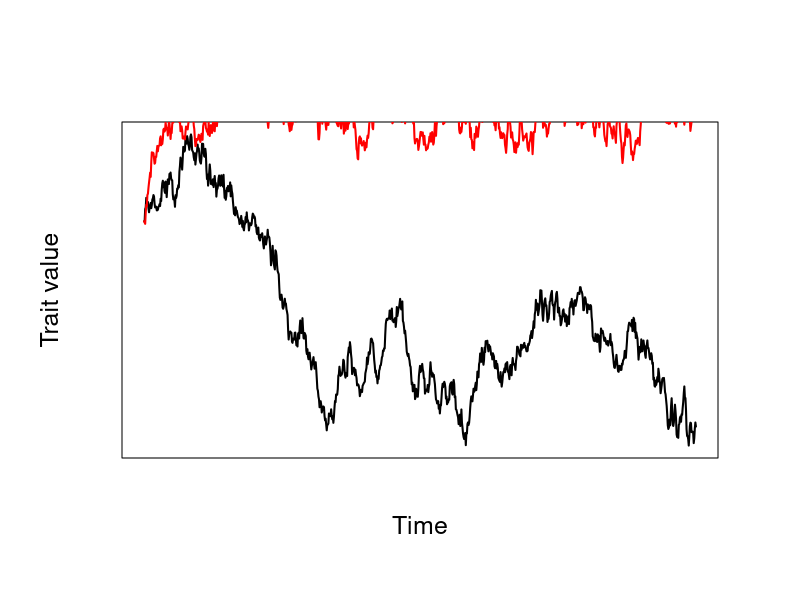
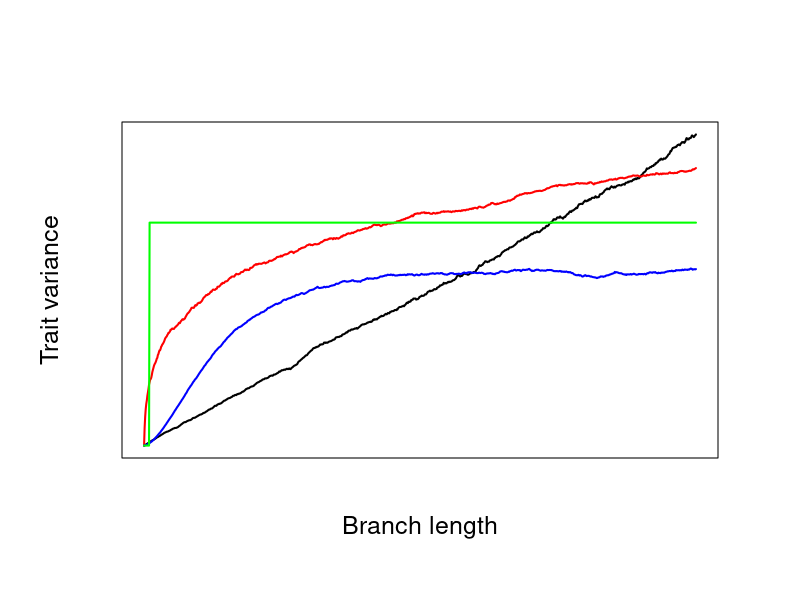

Recreate these plots in R, in order.
# Script for plots of values and variance under BM-like models
# For PhD literature review
# Magnus
# 8.11.13

####################################################
####	Model function definitions
####################################################

dt	<- 0.1
t      	<- seq(0, 100, by=dt)

BM 	<- function(sigma)
{
	X<- t
	dx	<- 0
	for (i in 2:length(t))
	{
        	dx      <- sigma * rnorm(1, mean = 0, sd = dt)
        	X[i] <- X[i-1] + dx 
	}
	return(X)
}

kappa 	<- function(sigma, kappa)
{
	X<- t
	dx	<- 0
	for (i in 2:length(t))
	{
        	dx      <- kappa *
				t[i]^(kappa-1) *
				sigma * 
				rnorm(1, mean = 0, sd = dt)
        	X[i] 	<- X[i-1] + dx 
	}
	return(X)
}

ACDC 	<- function(sigma, g)
{
	X<- t
	dx	<- 0
	for (i in 2:length(t))
	{
        	dx      <- ( g ^ -t[i] ) *
				sigma * 
				rnorm(1, mean = 0, sd = dt)
        	X[i] 	<- X[i-1] + dx 
	}
	return(X)
}


OU 	<- function(sigma, alpha, psi)
{
	X<- t
	dx	<- 0
	for (i in 2:length(t))
	{
        	dx      <-  -alpha * (X[i-1] - psi) * dt +
				sigma * rnorm(1, mean = 0, sd = dt)
        	X[i] 	<- X[i-1] + dx 
	}
	return(X)
}


####################################################
####	Plotting simulations
####################################################

png("sim.png", width=800, height=480)
	par(cex.lab=1.5, oma=c(2,2,2,2))
	plot(BM(3), type="l", lwd=2,
		xlab="Time",
		ylab="Trait value", 
		xaxt='n', yaxt='n')
	#lines(kappa(3, 0.9), col="red")
	#lines(ACDC(3, 1.05), col="blue")
	lines(OU(3, 0.6, 5), lwd=2, col="red")
dev.off()


####################################################
####	Plotting variances
####################################################

# BM
BM1	<- BM(5)
BMS	<- matrix(nrow=1000, ncol=length(BM1))
vary	<- 1:length(BM1)
for(i in 1:1000){
	BM2	<- BM(5)
	BMS[i,]	<- BM2
}
for (i in 1:length(BM1)){
	vary[i]	<- var(BMS[,i])
}

# kappa
kap1	<- kappa(25, 0.60)
kap	<- matrix(nrow=1000, ncol=length(kap1))
vkap	<- 1:length(kap1)
for(i in 1:1000){
	kap2	<- kappa(25, 0.60)
	kap[i,]	<- kap2
}
for (i in 1:length(kap1)){
	vkap[i]	<- var(kap[,i])
}

# OU with different optima
ou1	<- OU(3, 0.1, 20)
oum	<- matrix(nrow=1000, ncol=length(ou1))
vou	<- 1:length(kap1)
for(i in 1:1000){
	ou2	<- OU(3, 0.1, sample(1:40, 1))
	oum[i,]	<- ou2
}
for (i in 1:length(ou1)){
	vou[i]	<- var(oum[,i])
}

# OU with same optimum
ou1	<- OU(10, 0.02, 250)
oum	<- matrix(nrow=1000, ncol=length(ou1))
vou2	<- 1:length(ou1)
for(i in 1:1000){
	ou2	<- OU(10, 0.02, 250)
	oum[i,]	<- ou2
}
for (i in 1:length(ou1)){
	vou2[i]	<- var(oum[,i])
}

# NF variance
NF		<- t
NF[1:10]	<- 0
NF[11:1001]	<- 180

# Plot
png("var.png", width=800, height=600)
	par(cex.lab=1.5, oma=c(2,2,2,2))
	plot(vary, type="l", lwd=2,
		xlab="Branch length",
		ylab="Trait variance", 
		xaxt='n', yaxt='n')
	lines(vkap, lwd=2, col="red")
	lines(vou, lwd=2, col="blue")
	lines(NF, lwd=2, col="green")
dev.off()


